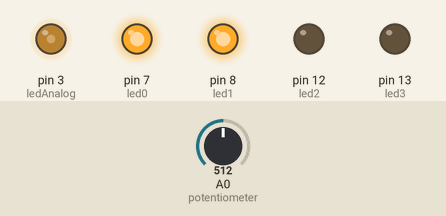
Recording of a sketch running on a simulated Arduino Uno, built with avr-gcc and run on an emulated ATmega328P. Shown: output pins drawn as LEDs (lit = HIGH). Inputs (shaded band) come from the test bench; at power-on: A0 (potentiometer) = 512.

Above: at 1.2 s.
1.3 s: A0 (potentiometer) set to 610
At 2.2 s:
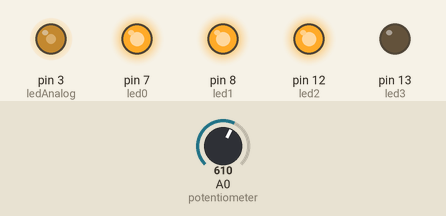
2.8 s: A0 (potentiometer) set to 716
At 3.8 s:
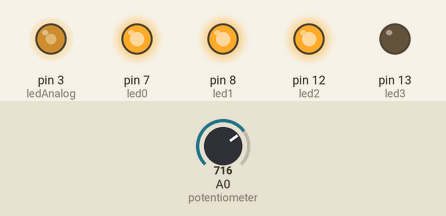
4.3 s: A0 (potentiometer) set to 810
At 5.2 s:
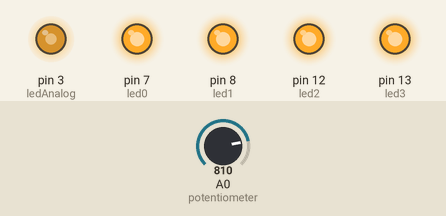
5.8 s: A0 (potentiometer) set to 1023
At 6.6 s:
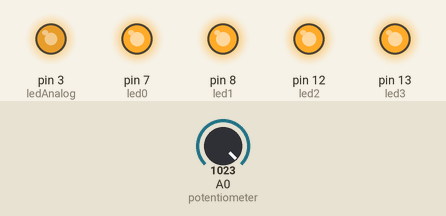
7.3 s: A0 (potentiometer) set to 390
At 8.0 s:
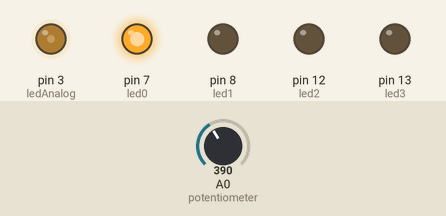
8.8 s: A0 (potentiometer) set to 511
At 9.5 s:
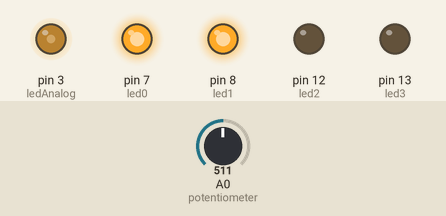
Timing chart, 0 to 11.3 s (numbered marks = the images above; inputs shaded):
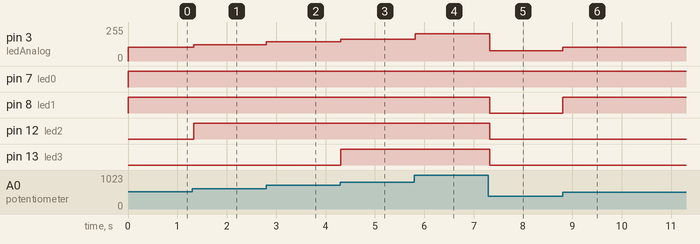

Measured:
- after the input at 1.3 s, pin 3 (ledAnalog): 102/255 → 122/255 at once; pin 12 (led2): LOW → HIGH at once
- after the input at 2.8 s, pin 3 (ledAnalog): 122/255 → 143/255 at once
- after the input at 4.3 s, pin 3 (ledAnalog): 143/255 → 162/255 at once; pin 13 (led3): LOW → HIGH at once
- after the input at 5.8 s, pin 3 (ledAnalog): 162/255 → 204/255 at once
- after the input at 7.3 s, pin 3 (ledAnalog): 204/255 → 78/255 at once; pin 8 (led1), pin 12 (led2), pin 13 (led3): HIGH → LOW at once
- after the input at 8.8 s, pin 3 (ledAnalog): 78/255 → 102/255 at once; pin 8 (led1): LOW → HIGH at once

The sketch:

powerLevelReadings.ino
```cpp
// power level signal consist of 4 leds
int led0 = 7;
int led1 = 8;
int led2 = 12;
int led3 = 13;

// analog led to display continueous power level
int ledAnalog = 3;

// input
int potentiometer = A0;
int inputReadings;


void led_control(int readings) {
    // level 0
    if (readings > 200) {
      digitalWrite(led0, HIGH);
      // level 1
      if (readings > 400) {
        digitalWrite(led1, HIGH);
        // level 2
        if (readings > 600) {
          digitalWrite(led2, HIGH);
          // level 3
          if (readings > 800) {
            digitalWrite(led3, HIGH);
          } else {
            digitalWrite(led3, LOW);
          }
        } else {
          digitalWrite(led2, LOW);
          digitalWrite(led3, LOW);
        }
      } else {
        digitalWrite(led1, LOW);
        digitalWrite(led2, LOW);
        digitalWrite(led3, LOW);
      }
    } else {
      digitalWrite(led0, LOW);
      digitalWrite(led1, LOW);
      digitalWrite(led2, LOW);
      digitalWrite(led3, LOW);
    }
}


void setup() {
  // set pin model of all i/o
  pinMode(led0, OUTPUT);
  pinMode(led1, OUTPUT);
  pinMode(led2, OUTPUT);
  pinMode(led3, OUTPUT);

  pinMode(ledAnalog, OUTPUT);

  pinMode(potentiometer, INPUT);
}

void loop() {
  // get input readings
  inputReadings = analogRead(potentiometer);

  // turn on led according to input level
  led_control(inputReadings);

  // analog led
  analogWrite(ledAnalog, inputReadings / 5);

  delay(30);
}
```
